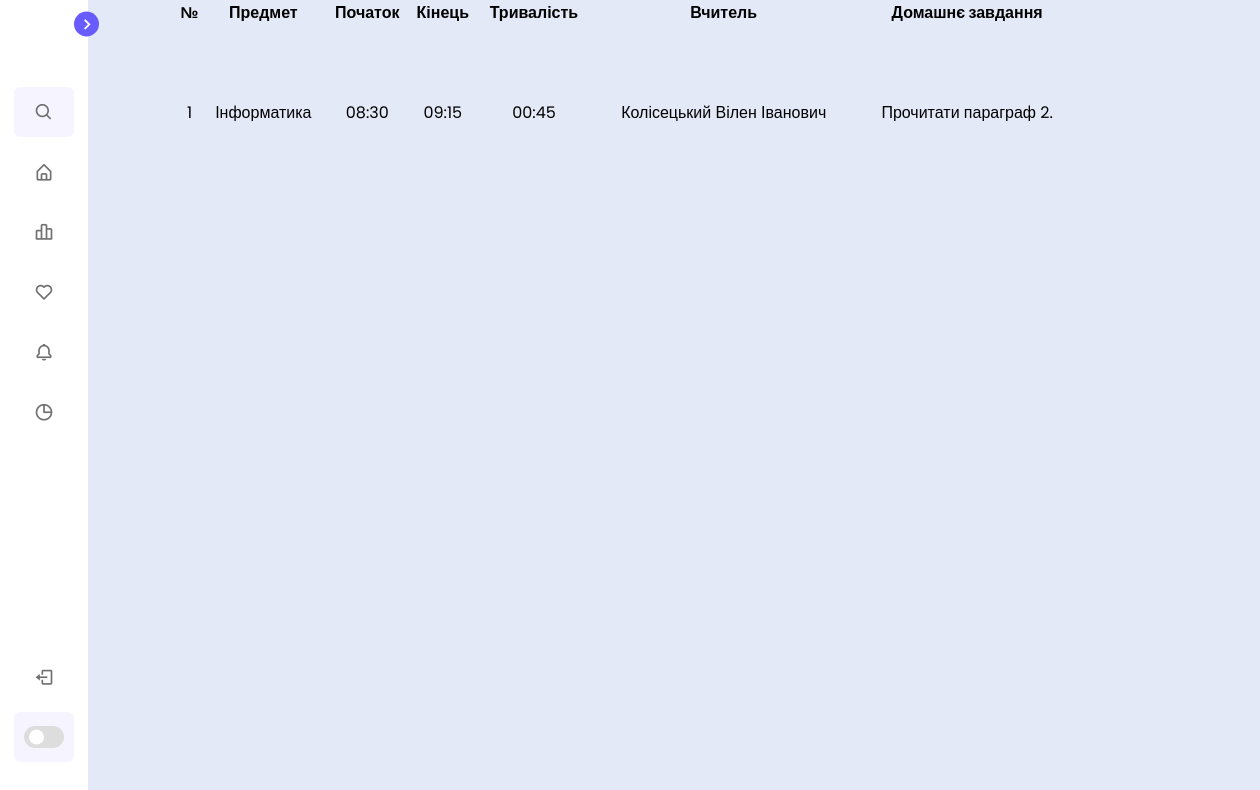
Page /bases (signed in) on the committed database.
### bases/models.py (models this page shows, shortened)
class Lesson(models.Model):
    subject = models.ForeignKey(Subject, on_delete=models.CASCADE, related_name='lessons')
    start = models.DateTimeField('Початок')
    finish = models.DateTimeField('Кінець')
    duration = models.TimeField('Тривалість')
    teacher = models.ForeignKey(Teacher, on_delete=models.CASCADE, related_name='lessons')
    groups = models.ManyToManyField(Group, related_name='lessons', blank=True)

class Subject(models.Model):
    title = models.CharField('Назва', max_length=50)
    science = models.CharField('Наука', max_length=50)

class Teacher(models.Model):
    name = models.CharField('ПІБ', max_length=100)

class Homework(models.Model):
    task = models.CharField('Домашнє завдання', max_length=100)
    lesson = models.ForeignKey(Lesson, on_delete=models.CASCADE, related_name='homeworks')

### bases/views.py (the view)
# urls.py: path('', views.bases_home, name='bases_home')
@login_required
def bases_home(request):
    user_groups = request.user.groups.values_list('id', flat=True)
    lessons = Lesson.objects.filter(groups__in=user_groups).distinct()
    teachers = Teacher.objects.all()
    subjects = Subject.objects.all()
    homework = Homework.objects.all()
    context = {
        'lessons': lessons,
        'teachers': teachers,
        'subjects': subjects,
        'homework': homework
    }
    return render(request, 'bases/index.html', context)

### bases/templates/bases/index.html (shortened to what this page needs)
{% load static %}
<!DOCTYPE html>
<html lang="ua">
<head>
    <link rel="stylesheet" href="{% static 'bases/css/bases.css' %}">
    <link rel="stylesheet" href="https://unpkg.com/boxicons@2.1.1/css/boxicons.min.css">
</head>
<body>
    <nav class="sidebar close">
        <header>
            <div class="image-text">
            </div>
            <i class="bx bx-chevron-right toggle"></i>
        </header>
        <div class="menu-bar">
            <div class="menu">
                <li class="search-box">
                    <i class="bx bx-search icon"></i>
                </li>
                <ul class="menu-links">
                    <li class="nav-link">
                        <a href="/">
                            <i class="bx bx-home-alt icon"></i>
                        </a>
                    </li>
                    <li class="nav-link">
                        <a href="/bases">
                            <i class="bx bx-bar-chart-alt-2 icon"></i>
                        </a>
                    </li>
                    <li class="nav-link">
                        <a href="/grade">
                            <i class="bx bx-heart icon"></i>
                        </a>
                    </li>
                    <li class="nav-link">
                        <a href="#">
                            <i class="bx bx-bell icon"></i>
                        </a>
                    </li>
                    <li class="nav-link">
                        <a href="#">
                            <i class="bx bx-pie-chart-alt icon"></i>
                        </a>
                    </li>
                </ul>
            </div>
            <div class="bottom-content">
                <li class="">
                    <a href="{% url 'logout_and_clear_cache' %}">
                        <i class="bx bx-log-out icon"></i>
                    </a>
                </li>
                <li class="mode">
                    <div class="toggle-switch">
                        <span class="switch"></span>
                    </div>
                </li>
            </div>
        </div>
    </nav>
    <section class="home">
        <div id="mainContent" class="content">
            <div class="table-container">
                <table class="table table-striped table-hover">
                    <thead>
                        <tr>
                            <th scope="col">№</th>
                            <th scope="col">Предмет</th>
                            <th scope="col">Початок</th>
                            <th scope="col">Кінець</th>
                            <th scope="col">Тривалість</th>
                            <th scope="col">Вчитель</th>
                            <th scope="col">Домашнє завдання</th>
                        </tr>
                    </thead>
                    <tbody>
                        {% for lesson in lessons %}
                        <tr>
                            <td>{{ forloop.counter }}</td>
                            <td>{{ lesson.subject.title }}</td>
                            <td>{{ lesson.start|time:"H:i" }}</td>
                            <td>{{ lesson.finish|time:"H:i" }}</td>
                            <td>{{ lesson.duration|time:"H:i" }}</td>
                            <td>{{ lesson.teacher.name }}</td>
                            <td>
                                {% for homework in lesson.homeworks.all %}
                                {{ homework.task }}<br>
                                {% endfor %}
                            </td>
                        </tr>
                        {% endfor %}
                    </tbody>
                </table>
            </div>
        </div>
    </section>
</body>
</html>

### bases/static/bases/css/bases.css (style rules this page uses)
* { margin: 0; padding: 0; box-sizing: border-box; font-family: 'Poppins', sans-serif; }
:root { --body-color: #E4E9F7; --sidebar-color: #FFF; --primary-color: #695CFE; --primary-color-light: #F6F5FF; --toggle-color: #DDD; --text-color: #707070; --tran-03: all 0.2s ease; --tran-03: all 0.3s ease; --tran-04: all 0.3s ease; --tran-05: all 0.3s ease; }
body { min-height: 100vh; background-color: var(--body-color); transition: var(--tran-05); }
.sidebar { position: fixed; top: 0; left: 0; height: 100%; width: 250px; padding: 10px 14px; background: var(--sidebar-color); transition: var(--tran-05); z-index: 100; }
.sidebar.close { width: 88px; }
.sidebar li { height: 50px; list-style: none; display: flex; align-items: center; margin-top: 10px; }
.sidebar header .image, .sidebar .icon { min-width: 60px; border-radius: 6px; }
.sidebar .icon { min-width: 60px; border-radius: 6px; height: 100%; display: flex; align-items: center; justify-content: center; font-size: 20px; }
.sidebar .text, .sidebar .icon { color: var(--text-color); transition: var(--tran-03); }
.sidebar header { position: relative; }
.sidebar header .image-text { display: flex; align-items: center; }
.sidebar header .toggle { position: absolute; top: 50%; right: -25px; transform: translateY(-50%) rotate(180deg); height: 25px; width: 25px; background-color: var(--primary-color); color: var(--sidebar-color); border-radius: 50%; display: flex; align-items: center; justify-content: center; font-size: 22px; cursor: pointer; transition: var(--tran-05); }
.sidebar.close .toggle { transform: translateY(-50%) rotate(0deg); }
.sidebar .menu { margin-top: 40px; }
.sidebar li.search-box { border-radius: 6px; background-color: var(--primary-color-light); cursor: pointer; transition: var(--tran-05); }
.sidebar li a { list-style: none; height: 100%; background-color: transparent; display: flex; align-items: center; height: 100%; width: 100%; border-radius: 6px; text-decoration: none; transition: var(--tran-03); }
.sidebar .menu-bar { height: calc(100% - 55px); display: flex; flex-direction: column; justify-content: space-between; overflow-y: scroll; }
.sidebar .menu-bar .mode { border-radius: 6px; background-color: var(--primary-color-light); position: relative; transition: var(--tran-05); }
.menu-bar .bottom-content .toggle-switch { position: absolute; right: 0; height: 100%; min-width: 60px; display: flex; align-items: center; justify-content: center; border-radius: 6px; cursor: pointer; }
.toggle-switch .switch { position: relative; height: 22px; width: 40px; border-radius: 25px; background-color: var(--toggle-color); transition: var(--tran-05); }
.switch::before { content: ''; position: absolute; height: 15px; width: 15px; border-radius: 50%; top: 50%; left: 5px; transform: translateY(-50%); background-color: var(--sidebar-color); transition: var(--tran-04); }
.home { position: absolute; top: 0; top: 0; left: 250px; background-color: var(--body-color); transition: var(--tran-05); margin-left: 50px; width: 900px; height: 200px; border-collapse: collapse; }
.sidebar.close~.home { left: 78px; height: 100vh; width: calc(100% - 78px); }
table { margin-left: 50px; width: 900px; height: 200px; border-collapse: collapse; }
table, th, td { text-align: center; }

### rows in the picture
Lesson: subject "Інформатика", start "08:30", finish "09:15", duration "00:45", teacher.name "Колісецький Вілен Іванович"
Homework: task "Прочитати параграф 2."
